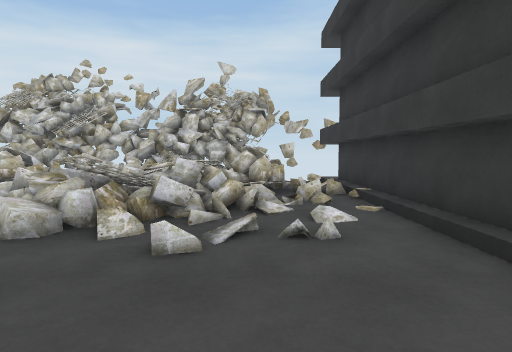
View 1 (above)

12 first-person views from a walk through a 3-D level made in the Unity game engine. The camera is 1.3 m above the floor, tilts 4° down and sees 80° across. The floor is counted in squares, 2 m on a side. Each view is taken from the middle of a square. On the plan, view 1 faces up. The plan holds only what a view shows up to about 10 squares ahead; the rest is blank. The place goes on beyond the plan. The player is left out. Some animated figures are not drawn. Some surface patterns are stand-ins.

View 2
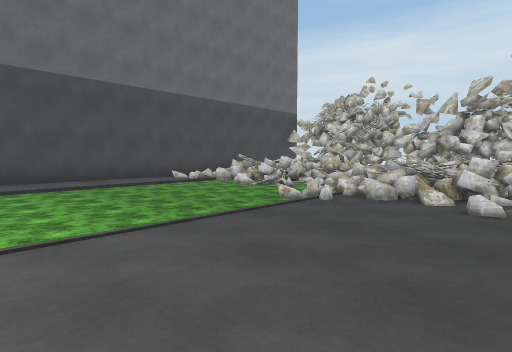

View 3
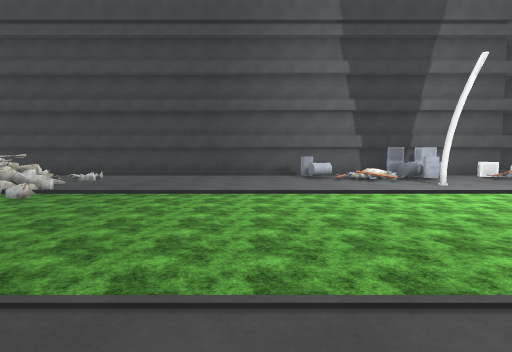

View 4
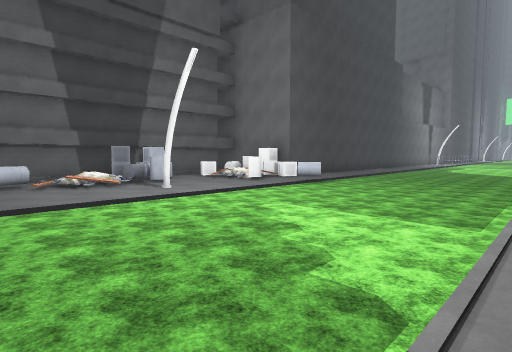

View 5
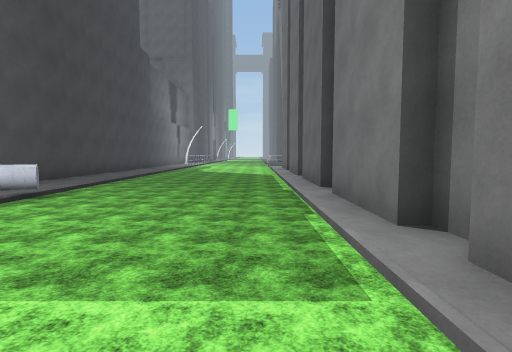

View 6
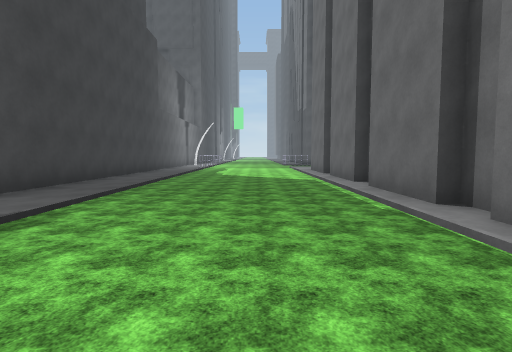

View 7
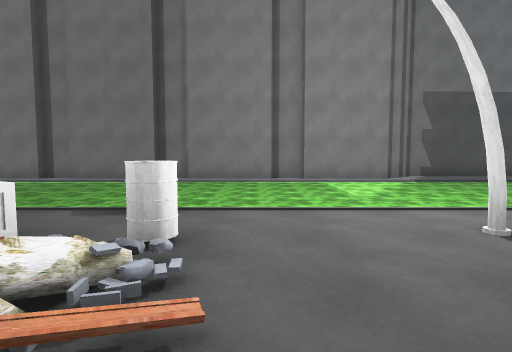

View 8
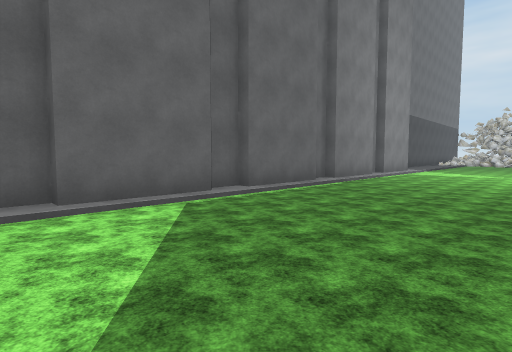

View 9
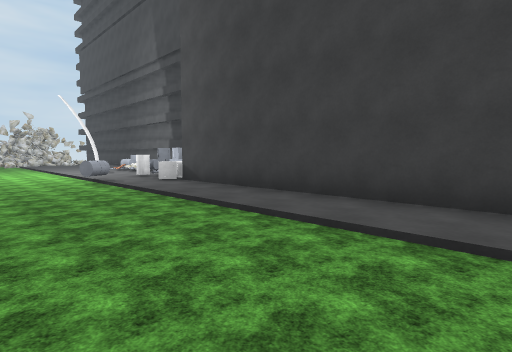

View 10
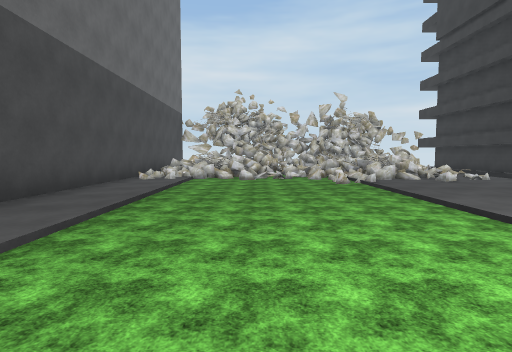

View 11
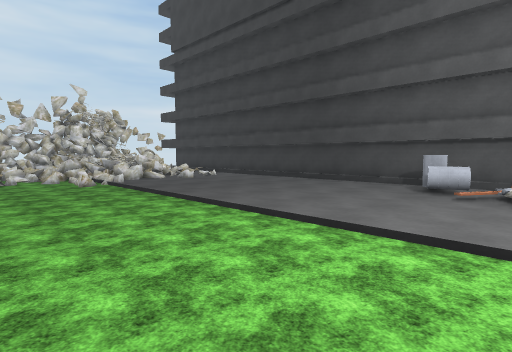

View 12
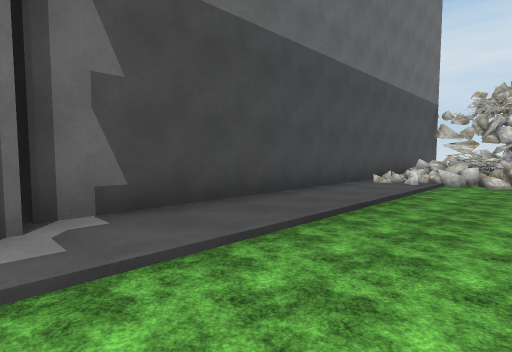

### Floor plan
Key: @ floor where view 1 was taken; # wall or solid block; . floor; / step, stairs or slope; = window, fence, low wall or low ledge; ^ raised ledge; L lamp.
Columns run from 9 left of view 1 to 2 right of it. Each row starts with its distance up from view 1.
  7     ########
  6    ###.===.#
  5  #=#====##=#
  4  ##=//=====#
  3 ##=///===#.#
  2 #..........#
  1 #..........#
  0 #........@.#
 -1 #..........#
 -2 #..........#
 -3 #.........=#
 -4 ##.......==#
 -5  #.......=##
 -6  #.....L.=##
 -7  #........##
 -8  #.........#
 -9  #....=.##=#
-10  #......^###
-11  #......##
-12  #......#
-13  #......#
-14  #......#
-15  #......#
-16  #......#
-17  #......#

Where each view was taken, in squares from view 1:
view 1: 0 up, 0 right, facing up
view 2: 2 down, 0 right, facing up-left
view 3: 2 down, 8 left, facing right
view 4: 3 down, 7 left, facing down-right
view 5: 5 down, 6 left, facing down
view 6: 7 down, 5 left, facing down
view 7: 8 down, 1 right, facing left
view 8: 17 down, 3 left, facing up-left
view 9: 17 down, 5 left, facing up-right
view 10: 5 down, 5 left, facing up
view 11: 5 down, 5 left, facing up-right
view 12: 4 down, 5 left, facing up-left
